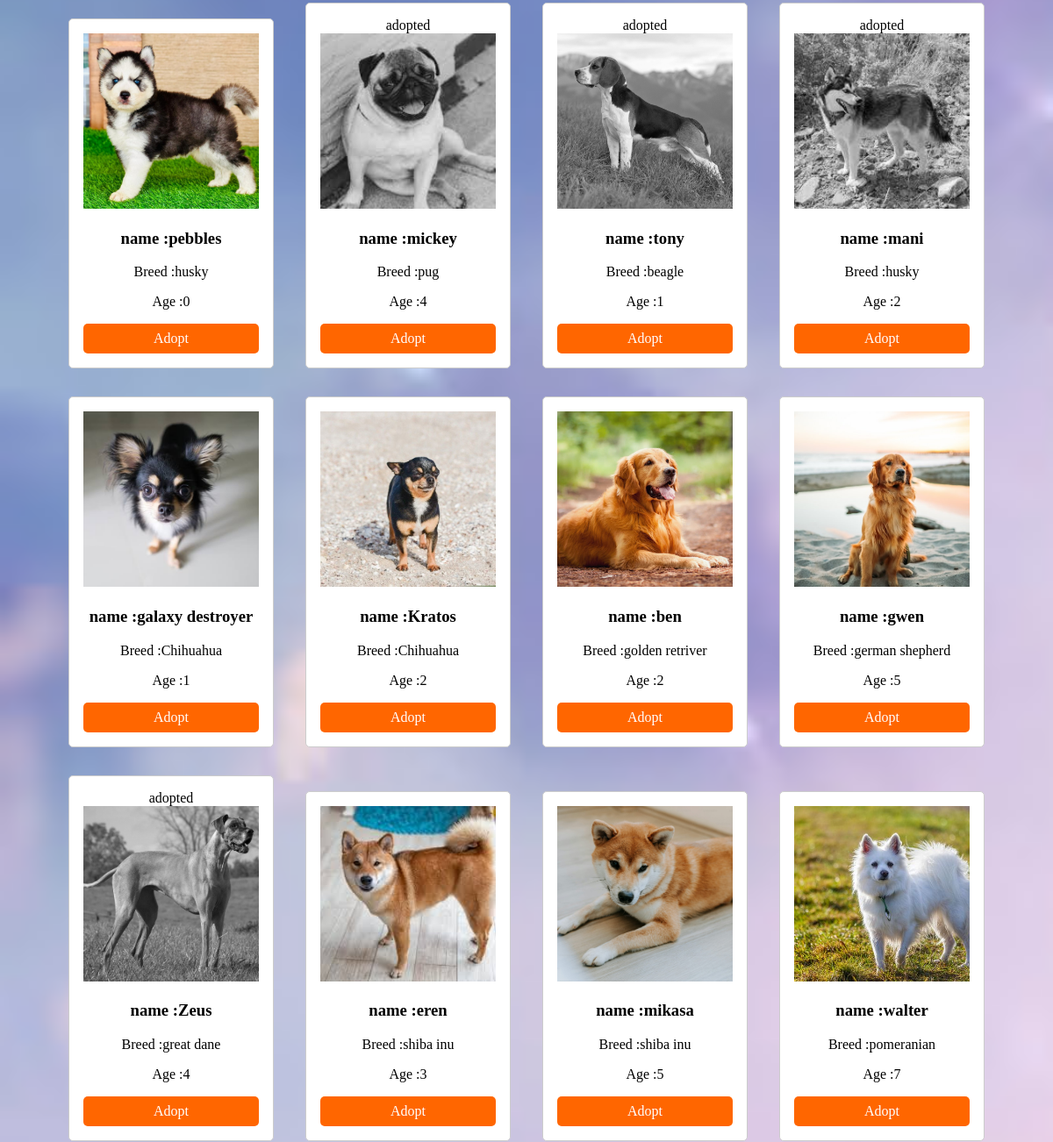
The app's page / (middle part), older data.
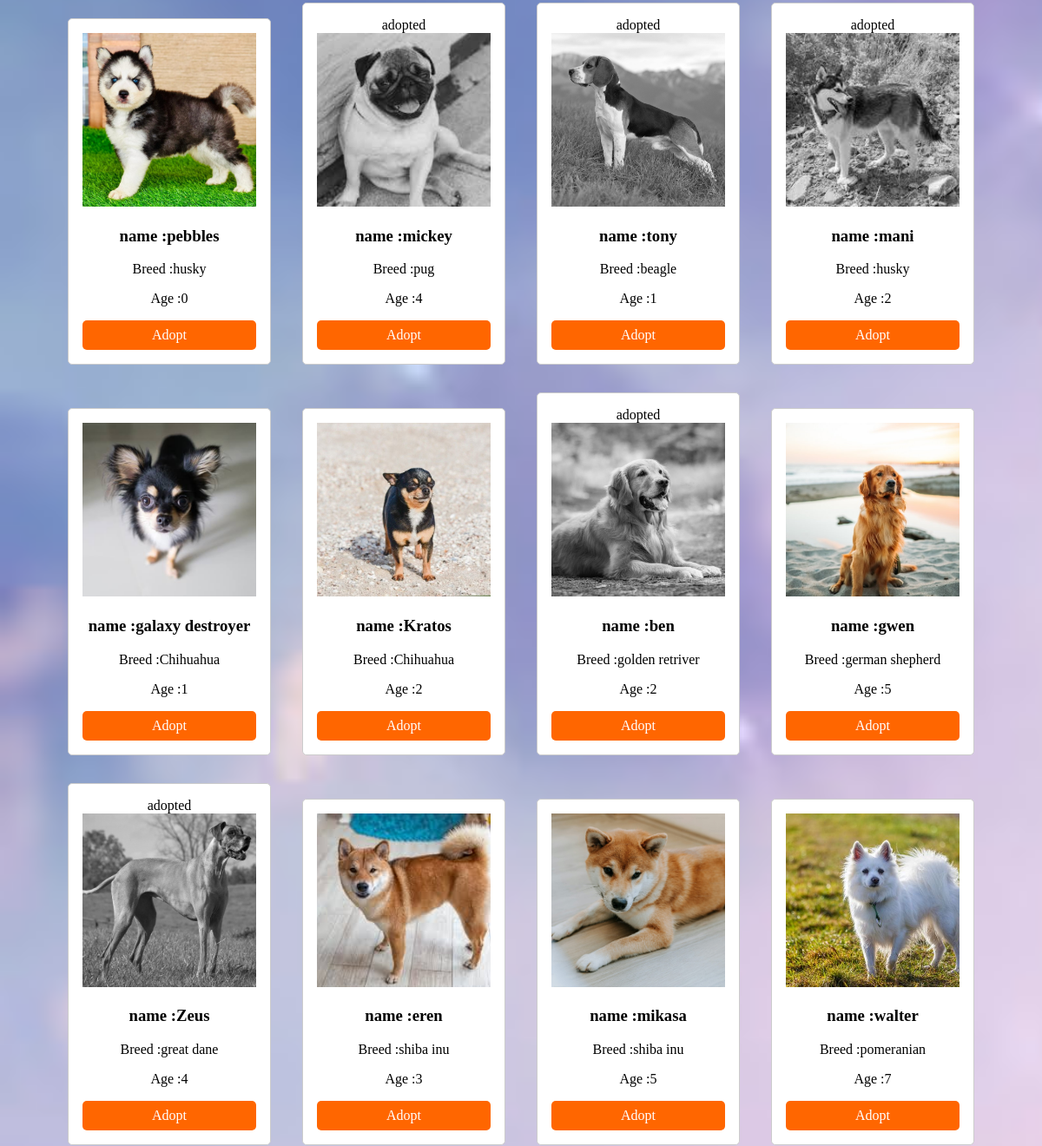
The same page, newer data.
### webpage/models.py (models this page shows, shortened)
class pet(models.Model):
    SIZE_CHOICES = [ ('small', 'Small'), ('medium', 'Medium'), ('large', 'Large'), ]
    GENDER_CHOICES =[("female","Female"),("male","Male")]
    name=models.CharField(max_length=50)
    age=models.CharField(max_length=20)
    breed=models.ForeignKey(breed,on_delete=models.CASCADE,default=1)
    gender=models.CharField(max_length=10,choices=GENDER_CHOICES ,default='male')
    description = models.TextField(max_length=300,blank=True)
    size = models.CharField(max_length=10, choices=SIZE_CHOICES, default='medium')
    vaccinations = models.BooleanField(default=False)
    spayed_neutered = models.BooleanField(default=False)
    medical_conditions = models.CharField(max_length=100, blank=True)
    image=models.ImageField(upload_to=("upload/image/"))
    is_adopted=models.BooleanField(default=False)
    class Meta:
        permissions = [("can_add_pet","can add pet")]

class breed(models.Model):
    ACTIVITY_LEVEL_CHOICES = [ ('low', 'Low'), ('medium', 'Medium'), ('high', 'High'), ]
    SIZE_CHOICES = [ ('small', 'Small'), ('medium', 'Medium'), ('large', 'Large'), ]
    name = models.CharField(max_length=50)
    good_with_kids = models.BooleanField(default=False)
    low_shedding =models.BooleanField(default=False)
    first_time_owner = models.BooleanField(default=False)
    Guard_dog = models.BooleanField(default=False)
    athletic = models.BooleanField(default=False)
    first_time_owner = models.BooleanField(default=False)
    image=models.ImageField(upload_to=("upload/image/"), blank=True)
    activity_level = models.CharField(max_length=10, choices=ACTIVITY_LEVEL_CHOICES, default='medium')
    size = models.CharField(max_length=10, choices=SIZE_CHOICES, default='medium')
    def __str__(self):
        return self.name

### webpage/views.py (the view)
# urls.py: 2. Add a URL to urlpatterns:  path('', views.home, name='home')
def home(request):
    pets =pet.objects.all()
    if request.user.is_authenticated:
        adoptions = Adoption.objects.filter(customer=request.user)
        if any(adoption.approval and not adoption.status for adoption in adoptions):
            messages.success(request, "One or more of your adoption requests have been approved!")
    return render(request, "home.html",{"pets":pets,})

### webpage/templates/home.html (shortened to what this page needs)
{% extends 'base.html'%}
{% block content%}
    <section id="pets" class="pets">
        {%for pet in pets %}
            {%if pet.is_adopted%}
            <div class="pet-card">
                <div class="badge bg-dark text-white position-absoulte" style="top:0.5rem; right:0.5rem">
                    adopted</div>
                <img src="{{ pet.image.url }}" alt="Pet 1" style="filter:grayscale(100%)" >
                <h3>name :{{ pet.name}}</h3>
                <p>Breed :{{pet.breed}}</p>
                <p>Age :{{pet.age}}</p>
                <a href="{%url 'petP' pet.id %}" class="btn">Adopt</a>
            </div>
            {% else %}
        <div class="pet-card">
            <img src="{{ pet.image.url }}" alt="Pet 1" >
            <h3>name :{{ pet.name}}</h3>
            <p>Breed :{{pet.breed}}</p>
            <p>Age :{{pet.age}}</p>
            <a href="{%url 'petP' pet.id %}" class="btn">Adopt</a>
        </div>
        {% endif%}
        {% endfor %}
    </section>
{% endblock %}

### webpage/templates/base.html (shortened to what this page needs)
{% load static %}
<!DOCTYPE html>
<html lang="en">
<head>
    <link rel="stylesheet" href="{% static 'style.css' %}">
</head>
<body>
    {% block content%}
    {% endblock %}
</body>
</html>

### webpage/templates/nav/nav_bar.html (shortened to what this page needs)
{% load static %}

### static/style.css (style rules this page uses)
body { font-family: 'Times New Roman', sans-serif; margin: 0; padding: 0; background-color: #f4f4f4; background-image: url(./petpage_BG_new.jpg); background-size: cover; background-repeat: no-repeat; background-attachment: fixed; }
.pets { padding: 2rem; text-align: center; }
.pets .pet-card { display: inline-block; margin: 1rem; padding: 1rem; border: 1px solid #ccc; border-radius: 5px;background-color:white; }
.pets .pet-card img { width: 200px; height: 200px; object-fit: cover; }
.pets .btn { display: block; background: #ff6600; color: #fff; padding: 0.5rem; text-decoration: none; border-radius: 5px; margin-top: 1rem; }

Row changes from the older to the newer data that the page shows:
changed pet "ben": is_adopted False → True (drawn); image: picture added; image: picture removed
